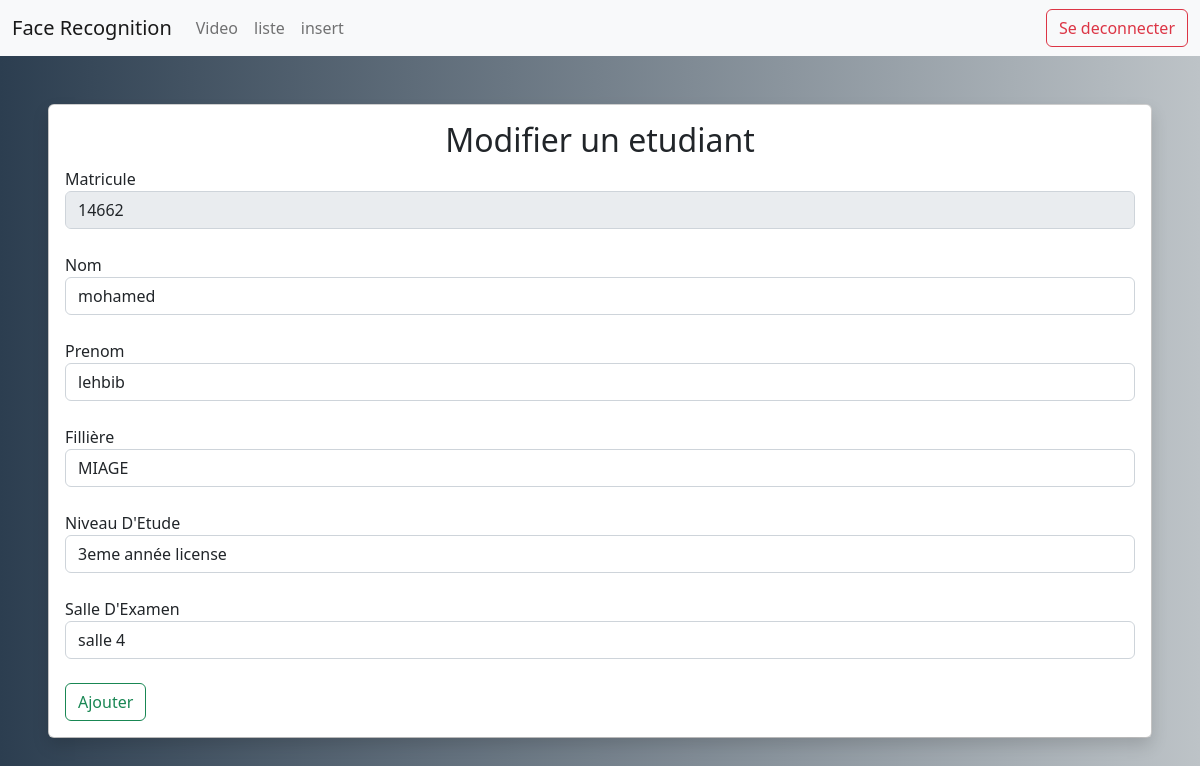
Page /update/14662 on the committed database.
### main.py (models this page shows)
class Etudiant(db.Model):
    matricule = db.Column(db.Integer, primary_key=True)
    nom = db.Column(db.String(20), nullable=False)
    prenom = db.Column(db.String(20), nullable=False)
    filliere = db.Column(db.String(20), nullable=False)
    niveau = db.Column(db.String(20), nullable=False)
    salle = db.Column(db.String(20), nullable=False)

### main.py (the view)
@app.route('/update/<int:matricule>', methods=['POST', 'GET'])
def update(matricule):
    etudiant = Etudiant.query.get_or_404(matricule)
    if request.method == "POST":
        etudiant.matricule = request.form['matricule']
        etudiant.nom = request.form['nom']
        etudiant.prenom = request.form['prenom']
        etudiant.filliere = request.form['filliere']
        etudiant.niveau = request.form['niveau']
        etudiant.salle = request.form['salle']
        try:
            db.session.commit()
            return redirect('/liste')
        except:
            return "Problem"
    else:
        return render_template('update.html', etudiant = etudiant)

### templates/update.html (shortened to what this page needs)
{%extends 'base.html'%}
{%block content%}
        <div class="card m-5">
            <div class="shadow card-body">
                <h2 style="text-align: center;">Modifier un etudiant</h2>
                <form action="/update/{{etudiant.matricule}}" method="POST">
                    <div class="form-row">
                    <div class="form-group">
                        <label>Matricule</label>
                        <input type="number" name="matricule" placeholder="matricule" class="form-control" autofocus value="{{etudiant.matricule}}" readonly>
                    </div>
                    <br>
                    <div class="form-group">
                        <label>Nom</label>
                        <input type="text" name="nom" placeholder="nom" class="form-control"  value="{{etudiant.nom}}" autofocus>
                    </div>
                    <br>
                    <div class="form-group">
                        <label>Prenom</label>
                        <input type="text" name="prenom" placeholder="prenom" class="form-control"  value="{{etudiant.prenom}}" autofocus>
                    </div>
                    <br>
                    <div class="form-group">
                        <label>Fillière</label>
                        <input type="text" name="filliere" placeholder="filliere" class="form-control" value="{{etudiant.filliere}}" autofocus>
                    </div>
                    <br>
                    <div class="form-group">
                        <label>Niveau D'Etude</label>
                        <input type="text" name="niveau" placeholder="niveau d'etude" class="form-control" value="{{etudiant.niveau}}" autofocus>
                    </div>
                    <br>
                    <div class="form-group">
                        <label>Salle D'Examen</label>
                        <input type="text" name="salle" placeholder="salle d'examan" class="form-control" value="{{etudiant.salle}}" autofocus>
                    </div>
                </div>
                <br>
                    <button type="submit" class="btn btn-outline-success float-right">Ajouter</button>
                </form>
            </div>
            </div>
{%endblock%}

### static/main/main.css (style rules this page uses)
body { background: #bdc3c7; background: -webkit-linear-gradient(to right, #2c3e50, #bdc3c7); background: linear-gradient(to right, #2c3e50, #bdc3c7); background-image: 'bgimage.jpg'; }

### rows in the picture
Etudiant: matricule "14662", nom "mohamed", prenom "lehbib", filliere "MIAGE", niveau "3eme année license", salle "salle 4"
